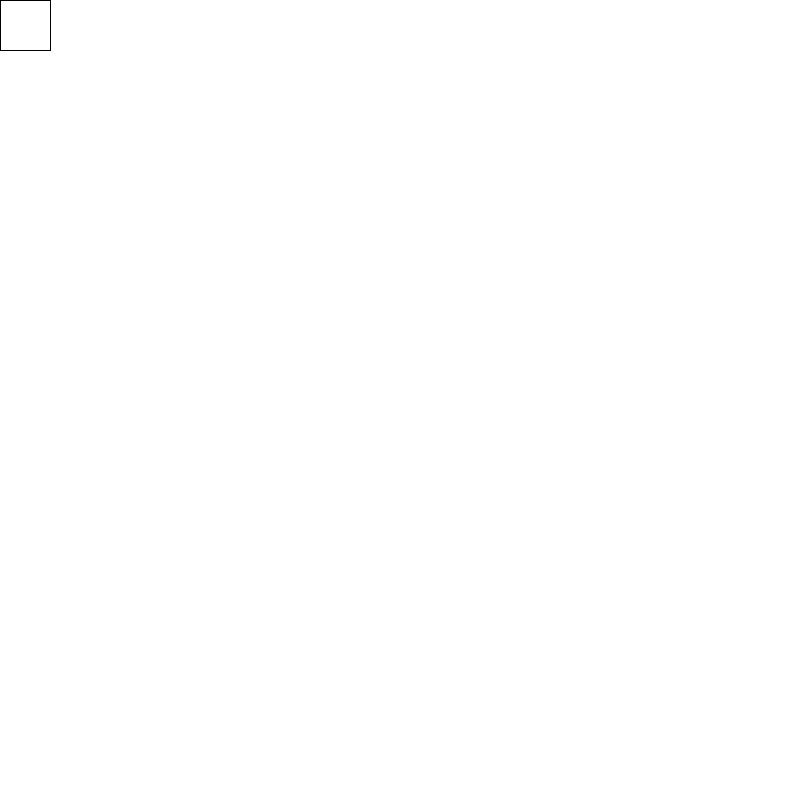
Frame 1 (no input)
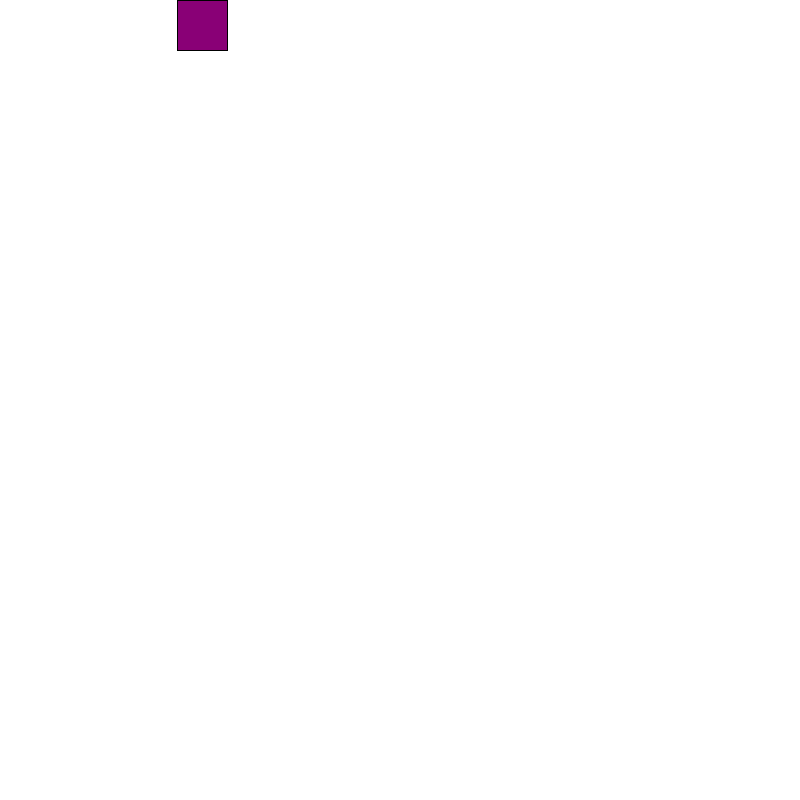
Frame 60 (the mouse pressed at the canvas centre just before this capture)
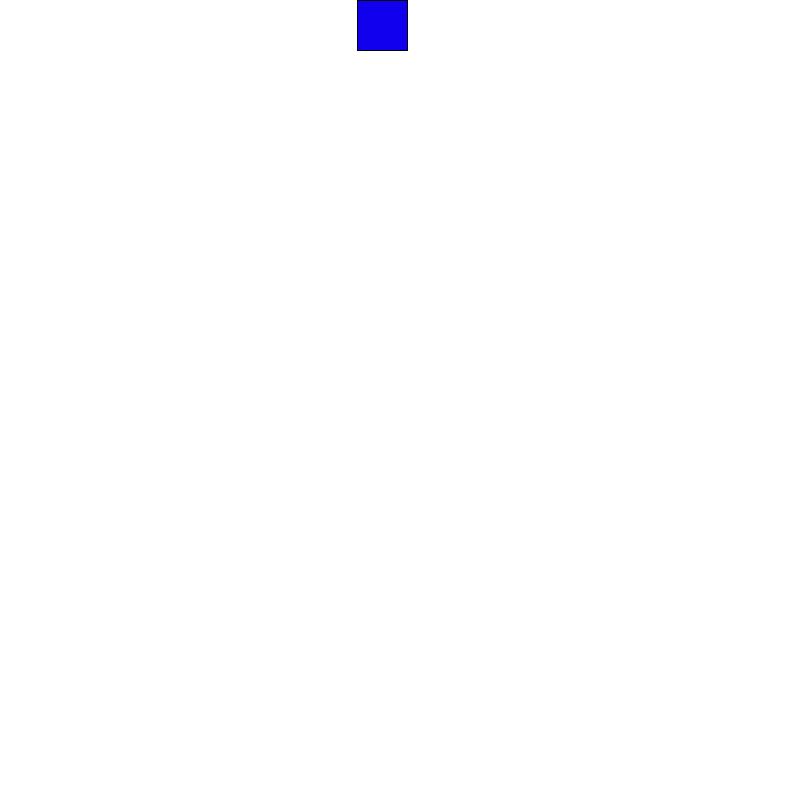
Frame 120 (the mouse held since frame 60 and released just before this capture)

The Processing sketch that drew these frames (run headless with seeded random() and noise(); from frame 60 on, the mouse is pressed at the canvas centre):

// Processing sketch: square_challenge
// ── square_challenge.pde
void setup()
{
  size(800,800);
  background(255);
}

int x=0;
int y=0;
int colorX = 255;
int colorY = 0;
int colorZ = 0;

void draw()
{   
  background(255);
  rect(x,y,50,50);
  if(x<width-50 && y < 1)
  {
    x+=3;
    fill(colorX-=2,colorZ,colorY+=2);
  }
  if(x == (width-50) && y<(height-50))
  {
    y+=3;
    fill(colorX,colorZ+=2,colorY-=2);
  }
  if(x > 0 && y == (height-50))
  {
    x-=3;
    fill(colorX+=2,colorZ,colorY);
  }
  if (x == 0 && y>0 && y-1 < y)
  {
    y-=3;
    fill(colorX,colorZ-=2,colorY);
  }
}
